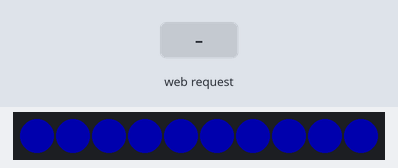
The program below on a simulated ESP8266 board running MicroPython. On the bench: 10 RGB LEDs in strip order, left to right. Inputs (shaded band) come from the test bench. Dim RGB values are drawn brighter than linear; WiFi joins after 1.5 s; what the program prints to the serial console is not drawn.

Above: at 2.7 s.
2.8 s: HTTP request GET /red received
At 3.3 s:
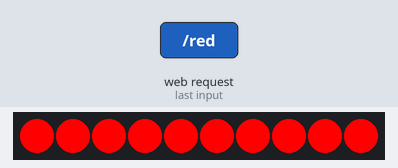
4.3 s: HTTP request GET /green received
At 5.5 s:
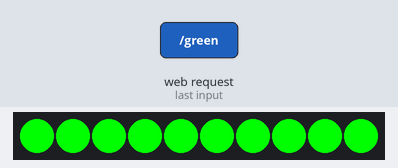
5.8 s: HTTP request GET /white received
At 6.7 s:
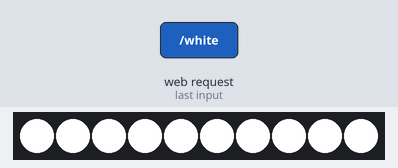
7.3 s: HTTP request GET /off received
At 7.9 s:
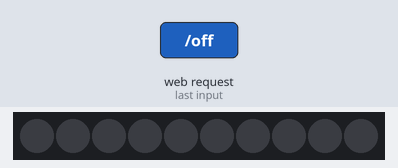
Timing chart, 0 to 9.8 s (numbered marks = the images above; inputs shaded):
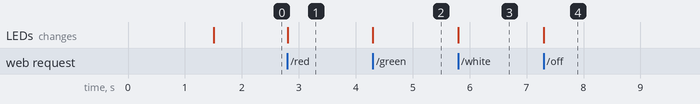

Measured:
- after the input at 2.8 s, the LEDs: change at once (image 1)
- after the input at 4.3 s, the LEDs: change at once (image 2)
- after the input at 5.8 s, the LEDs: change at once (image 3)
- after the input at 7.3 s, the LEDs: change at once (image 4)

The program:

simple_web_animation.py
```python
# 第三步：完整的最终版本（优化稳定）
import socket
import time
import network
from machine import Pin
import neopixel

# 配置 - 请修改！
WIFI_SSID = "HUAWEI-P107NL"      # 修改为你的Wi-Fi名称
WIFI_PASS = "12871034"  # 修改为你的Wi-Fi密码
LED_PIN = 4
LED_NUM = 10

# 初始化LED
leds = neopixel.NeoPixel(Pin(LED_PIN), LED_NUM)

def wifi_connect():
    """连接Wi-Fi"""
    wlan = network.WLAN(network.STA_IF)
    wlan.active(True)

    if not wlan.isconnected():
        print(f"连接: {WIFI_SSID}")
        wlan.connect(WIFI_SSID, WIFI_PASS)

        wait = 0
        while not wlan.isconnected() and wait < 20:
            wait += 1
            time.sleep(0.5)

    if wlan.isconnected():
        ip = wlan.ifconfig()[0]
        print(f"IP: {ip}")
        return True
    return False

def led_off():
    for i in range(LED_NUM):
        leds[i] = (0, 0, 0)
    leds.write()

def led_color(r, g, b):
    for i in range(LED_NUM):
        leds[i] = (r, g, b)
    leds.write()

def web_server():
    """运行Web服务器"""
    if not wifi_connect():
        return

    s = socket.socket()
    s.bind(('0.0.0.0', 80))
    s.listen(1)

    print("Web服务器已启动")
    led_color(0, 0, 50)  # 蓝色表示就绪

    while True:
        try:
            cl, addr = s.accept()
            request = cl.recv(1024).decode()

            # 简单解析路径
            if 'GET / ' in request or 'GET /index' in request:
                response = """HTTP/1.1 200 OK\r\nContent-Type: text/html ;charset=utf-8\r\n\r\n
                <h1>LED控制</h1>
                <a href="/red">红</a>
                <a href="/green">绿</a>
                <a href="/blue">蓝</a>
                <a href="/white">白</a>
                <a href="/off">关</a>
                """

            elif 'GET /red' in request:
                led_color(255, 0, 0)
                response = "HTTP/1.1 200 OK\r\n\r\n红色"

            elif 'GET /green' in request:
                led_color(0, 255, 0)
                response = "HTTP/1.1 200 OK\r\n\r\n绿色"

            elif 'GET /blue' in request:
                led_color(0, 0, 255)
                response = "HTTP/1.1 200 OK\r\n\r\n蓝色"

            elif 'GET /white' in request:
                led_color(255, 255, 255)
                response = "HTTP/1.1 200 OK\r\n\r\n白色"

            elif 'GET /off' in request:
                led_off()
                response = "HTTP/1.1 200 OK\r\n\r\n关闭;charset=utf-8\r\n"

            else:
                response = "HTTP/1.1 404 Not Found\r\n\r\n404"

            cl.send(response.encode('utf-8'))
            cl.close()

        except Exception as e:
            print("错误:", e)
            try:
                cl.close()
            except:
                pass
            time.sleep(1)

# 运行
web_server()
```
